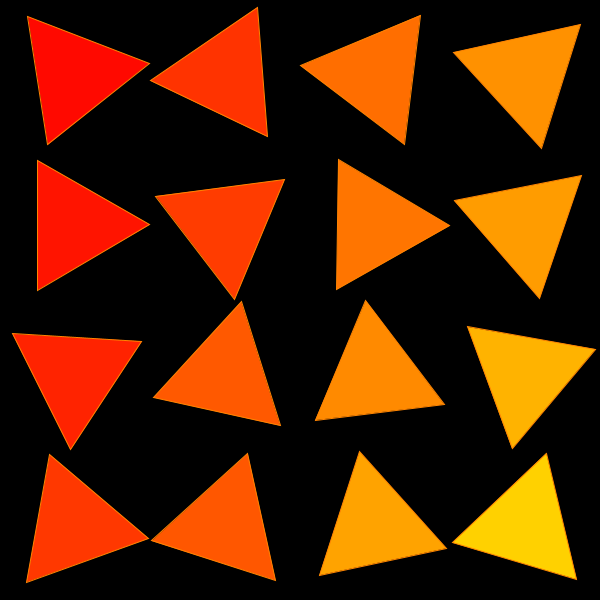
Frame 1 (no input)
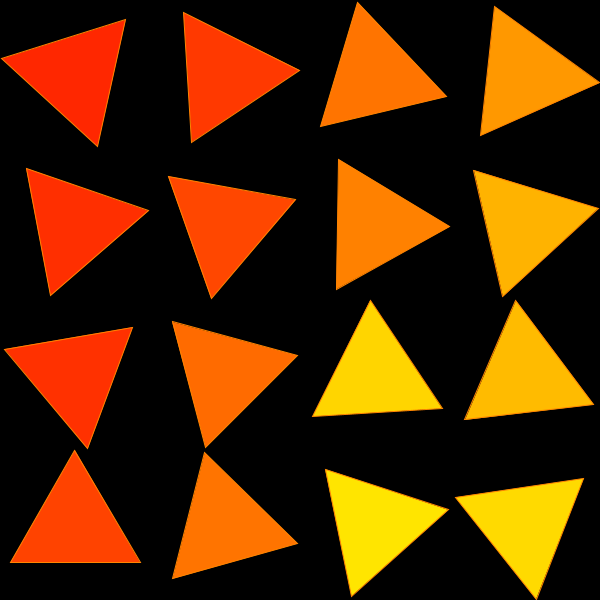
Frame 60 (the mouse pressed at the canvas centre just before this capture)
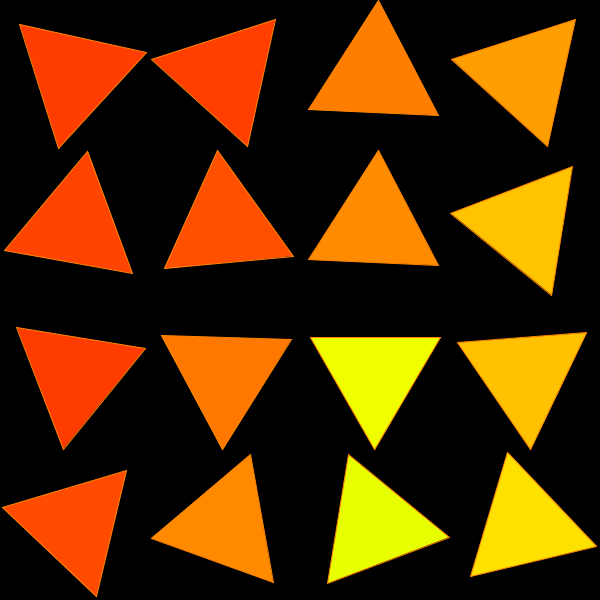
Frame 120 (the mouse held since frame 60 and released just before this capture)

The Processing sketch that drew these frames (run headless with seeded random() and noise(); from frame 60 on, the mouse is pressed at the canvas centre):

// Processing sketch: processing_8826
// ── processing_8826.pde

/**
 * Skizze eigener Idee - Dreiecke die sich drehen
 * verlangsamen, und wenn sie zu langsam sind
 * wieder einen Schubs bekommen
 * an- und ausschalten mit Mausklick
 *
 */
  
int numZelles = 4;
int numZellesTotal = 16;
int switch1 = 1;
float col01,col02,col03,col04;
float rad = 600/numZelles;
float hrad = rad/2;
float focus = 110;

PFont fontA;

Zelle[] Zelles = new Zelle[numZelles*numZelles];

void setup() 
{
  size(600, 600);
  noStroke();
  smooth();
  colorMode(HSB, 255);
  col01 = random(255);
  
  for (int i = 0; i < numZelles; i++) {
    for (int j = 0; j < numZelles; j++)
    {
    // Zelle(float xin, float yin, float din, int idin, float winkelin, Zelle[] oin)
    Zelles[numZelles*i+j] = new Zelle(i*rad,j*rad, hrad, numZelles*i+j, random(6.28),random(0.1), Zelles);
    }
  }
}

void draw() 
{
  background(0);
  for (int i = 0; i < numZelles; i++) {
    for (int j = 0; j < numZelles; j++)
    {
    Zelles[numZelles*i+j].change_st();
    Zelles[numZelles*i+j].display();   
    }
  }
}

class Zelle {
  float x, y;
  float rad01;
  float x1,x2,x3,x4,x5,y1,y2,y3,y4,y5,d1;
  float w1,w2;
  float winkel = 0;
  float winkel_120 = 6.28/3;
  float winkel_240 = 6.28*2/3;
  float winkelspeed;
  int id;
  Zelle[] others;
 
  Zelle(float xin, float yin, float din, int idin, float winkelin, float winkelspeedin,Zelle[] oin) {
    x = xin;
    y = yin;
    rad01 = din;
    id = idin;
    others = oin;
    winkel = winkelin;
    winkelspeed = winkelspeedin;
    
  } 
  
  void change_st() {
    
    // set colors
    col01 = (2*id+winkel)%255;
    col02 = 255;
    col03 = 255;
    
    // move triangles if switch = 1
      
    if (switch1 == 1 )
    {
     winkelspeed = winkelspeed + winkelspeed*random(-0.01,0);
     if (winkelspeed < 0.01) {winkelspeed = random(0.33);}
      winkel = (winkel + winkelspeed );
            
      d1 = rad01*sin(winkel);
      
      // center
      
      x1 = x+rad01;
      y1 = y+rad01;
      
      
      // points
      x2 = x1 + hrad*sin(winkel);
      y2 = y1 + hrad*cos(winkel);
      x3 = x1 + hrad*sin(winkel + winkel_120 );
      y3 = y1 + hrad*cos(winkel + winkel_120 );
      x4 = x1 + hrad*sin(winkel + winkel_240 );
      y4 = y1 + hrad*cos(winkel + winkel_240 );
      
      w1 = 2 * rad01;
      w2 = d1;
      
    }
  }

       
    void display() {
    // stroke(200,200,200); 
    fill(col01,col02,col03);
    // ellipse(x1,y1,rad01,rad01);
    // line(x1,y1,x2,y2);
    stroke(22,255,255);
    triangle(x2,y2,x3,y3,x4,y4);
    /* 
    line(x2,y2,x3,y3);
    line(x3,y3,x4,y4);
    line(x4,y4,x2,y2);
    */
    
          
    }
}

void mouseClicked() {
  if(switch1 == 0) {
    switch1 = 1;
  } else {
    switch1 = 0;
  }
}
